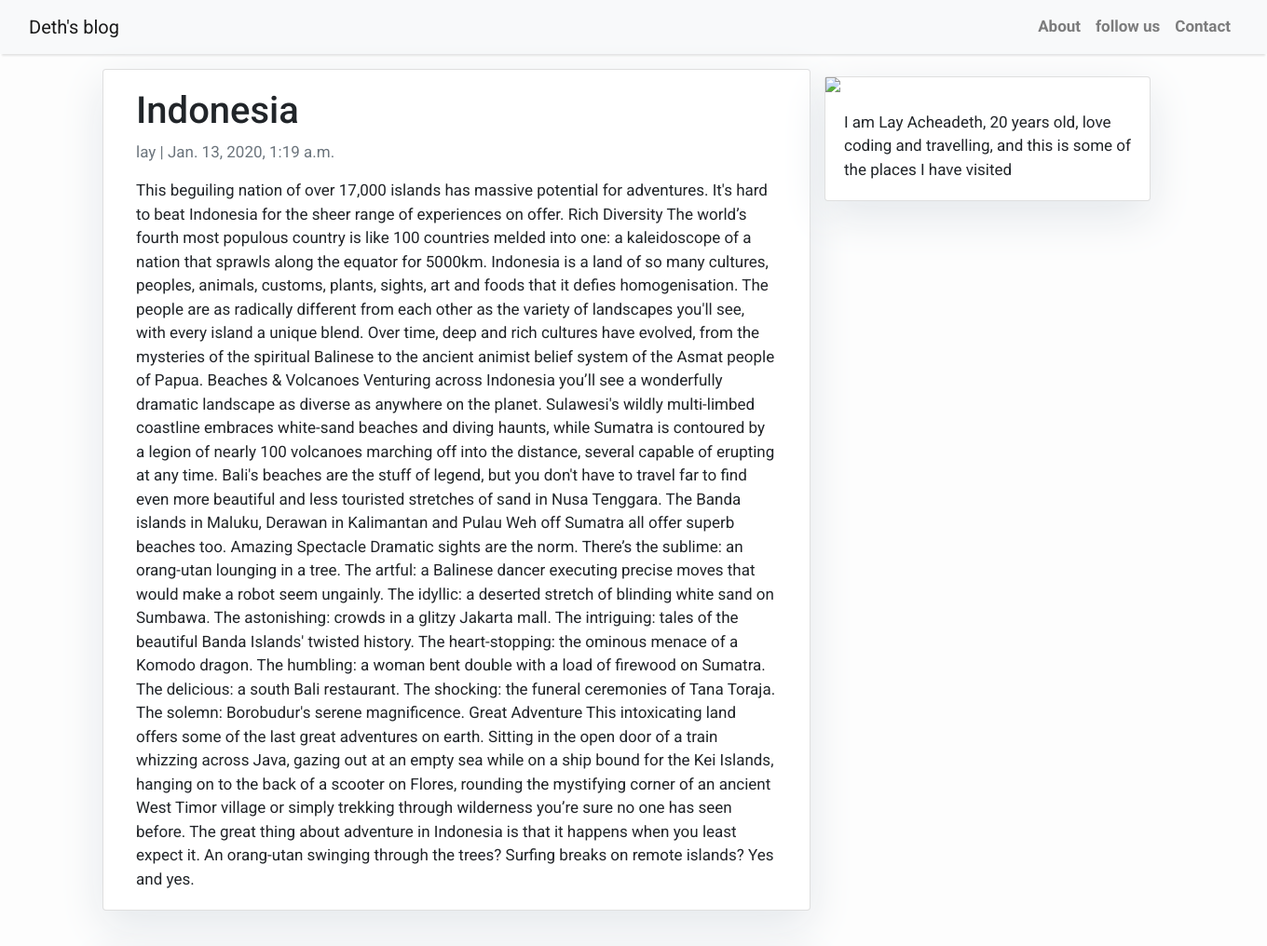
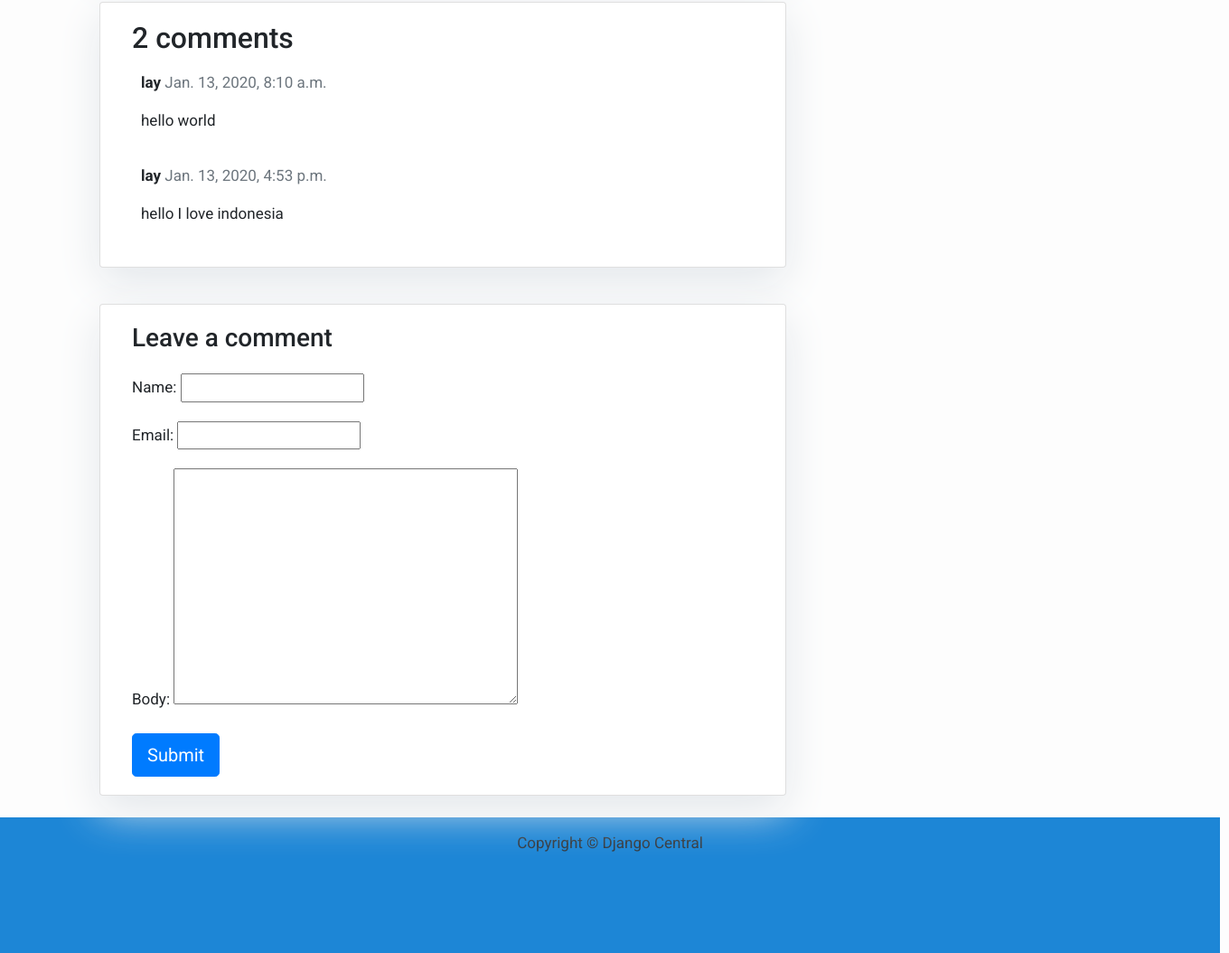
Screenshot of /indonesia/ with the database file from the repository (2 pictures, top to bottom).
### app/models.py (models this page shows, shortened)
class Post(models.Model):
    image = models.TextField()
    title = models.CharField(max_length=200, unique=True)
    slug = models.SlugField(max_length=200, unique=True)
    author = models.ForeignKey(User, on_delete= models.CASCADE,related_name='blog_posts')
    updated_on = models.DateTimeField(auto_now= True)
    content = models.TextField()
    created_on = models.DateTimeField(auto_now_add=True)
    status = models.IntegerField(choices=STATUS, default=0)
    class Meta:
        ordering = ['-created_on']

class Comment(models.Model):
    post = models.ForeignKey(Post,on_delete=models.CASCADE,related_name='comments')
    name = models.CharField(max_length=80)
    email = models.EmailField()
    body = models.TextField()
    created_on = models.DateTimeField(auto_now_add=True)
    active = models.BooleanField(default=False)
    class Meta:
        ordering = ['created_on']

### app/views.py (the view)
# urls.py: path('<slug:slug>/', views.post_detail, name='post_detail'),
def post_detail(request, slug):
    template_name = 'app/post_detail.html'
    post = get_object_or_404(Post, slug=slug)
    comments = post.comments.filter(active=True)
    new_comment = None
    if request.method == 'POST':
        comment_form = CommentForm(data=request.POST)
        if comment_form.is_valid():
            new_comment = comment_form.save(commit=False)
            new_comment.post = post
            new_comment.save()
    else:
        comment_form = CommentForm()
    return render(request, template_name, {'post': post,
                                            'comments': comments,
                                            'new_comment': new_comment,
                                            'comment_form': comment_form})

### app/forms.py
class CommentForm(forms.ModelForm):
    class Meta:
        model = Comment
        fields = ('name', 'email', 'body')

### app/templates/app/post_detail.html (shortened to what this page needs)
{% extends 'app/base.html' %} {% block content %}
<div class="container">
  <div class="row">
    <div class="col-md-8 card mb-4  mt-3 left  top">
      <div class="card-body">
        <h1>{% block title %} {{ post.title }} {% endblock title %}</h1>
        <p class=" text-muted">{{ post.author }} | {{ post.created_on }}</p>
        <p class="card-text ">{{ post.content | safe }}</p>
      </div>
    </div>
    {% block sidebar %} {% include 'app/sidebar.html' %} {% endblock sidebar %}
    <div class="col-md-8 card mb-4  mt-3 ">
      <div class="card-body">
        <h2>{{ comments.count }} comments</h2>
        {% for comment in comments %}
        <div class="comments" style="padding: 10px;">
          <p class="font-weight-bold">
            {{ comment.name }}
            <span class=" text-muted font-weight-normal">
              {{ comment.created_on }}
            </span>
          </p>
          {{ comment.body | linebreaks }}
        </div>
        {% endfor %}
      </div>
    </div>
    <div class="col-md-8 card mb-4  mt-3 ">
      <div class="card-body">
        {% if new_comment %}
        <div class="alert alert-success" role="alert">
          Your comment is awaiting moderation
        </div>
        {% else %}
        <h3>Leave a comment</h3>
        <form method="post" style="margin-top: 1.3em;">
          {{ comment_form.as_p }}
          <button type="submit" class="btn btn-primary  btn-lg">Submit</button>
        </form>
        {% endif %}
      </div>
    </div>
  </div>
</div>
{% endblock content %}

### app/templates/app/base.html (shortened to what this page needs)
<!DOCTYPE html>
<html>
    <head>
        <link rel="stylesheet" href="https://maxcdn.bootstrapcdn.com/bootstrap/4.0.0/css/bootstrap.min.css"
 />
    </head>
    <body>
        <nav class="navbar navbar-expand-lg navbar-light bg-light shadow" id="mainNav">
            <div class="container-fluid">
                <a class="navbar-brand" href="{% url 'home' %}">Deth's blog</a>
                <div class="collapse navbar-collapse" id="navbarResponsive">
                    <ul class="navbar-nav ml-auto">
                        <li class="nav-item text-black">
                            <a class="nav-link text-black font-weight-bold" href="{% url 'about_us' %}"target="_blank">About</a>
                        </li>
                        <li class="nav-item text-black">
                            <a class="nav-link text-black font-weight-bold" href="#">
                                follow us
                            </a>
                        </li>
                        <li class="nav-item text-black">
                            <a class="nav-link text-black font-weight-bold" href="#">Contact</a>
                        </li>
                    </ul>
                </div>
            </div>
        </nav>
        {% block content %}{% endblock content %}
        <div id="footer" class="py-3 bg-lightshadow">
            <p class="m-0 text-dark text-center ">Copyright &copy; Django Central</p>
        </div>
    </body>
</html>

### app/templates/app/sidebar.html (shortened to what this page needs)
{% block sidebar %}
<div class="col-md-4 float-right ">
<div class="card my-4">
<img src="https://scontent.fcgk5-1.fna.fbcdn.net/v/t1.15752-9/40621637_1800720953368587_7012541405104963584_n.jpg?_nc_cat=111&_nc_oc=AQkeHRuUqr4Kft8Y7vs1AP7_ZZqemlsK-XGpFjGCikPoCSbxhTypiY8rfaladykV3lU&_nc_ht=scontent.fcgk5-1.fna&oh=f5c64d8c6df8288d4eab0d8889cf6a8a&oe=5EA09923" style="width:100%">
    <div class="card-body">
        <p class="card-text">I am Lay Acheadeth, 20 years old, love coding and travelling, and this is some of the places I have visited </p>
    </div>
</div>
</div>
{% endblock sidebar %}

### app/templates/app/base.html (style rules this page uses)
body { font-family: "Roboto", sans-serif; font-size: 17px; background-color: #fdfdfd; }
.shadow { box-shadow: 0 4px 2px -2px rgba(0, 0, 0, 0.1); }
#footer { width:1350px; height:150px; background-color:#1D86D6; }

### app/templates/app/sidebar.html (style rules this page uses)
.card { box-shadow: 0 16px 48px #E3E7EB; }

### rows the page displays
Post: title "Indonesia", author "lay", created_on "Jan. 13, 2020, 1:19 a.m.", content "This beguiling nation of over 17,000 islands has massive potential for adventures. It's hard to beat Indonesia for the sheer range of experiences on offer. Rich Diversity The world’s fourth most populous country is like 100 countries melded into one: a kaleidoscope of a nation that sprawls along the equator for 5000km. Indonesia is a land of so many cultures, peoples, animals, customs, plants, sights, art and foods that it defies homogenisation. The people are as radically different from each other as the variety of landscapes you'll see, with every island a unique blend. Over time, deep and rich cultures have evolved, from the mysteries of the spiritual Balinese to the ancient animist…"
Comment: name "lay", created_on "Jan. 13, 2020, 8:10 a.m.", body "hello world"
Comment: name "lay", created_on "Jan. 13, 2020, 4:53 p.m.", body "hello I love indonesia"

### other values shown
{{ comments.count }} "2"
